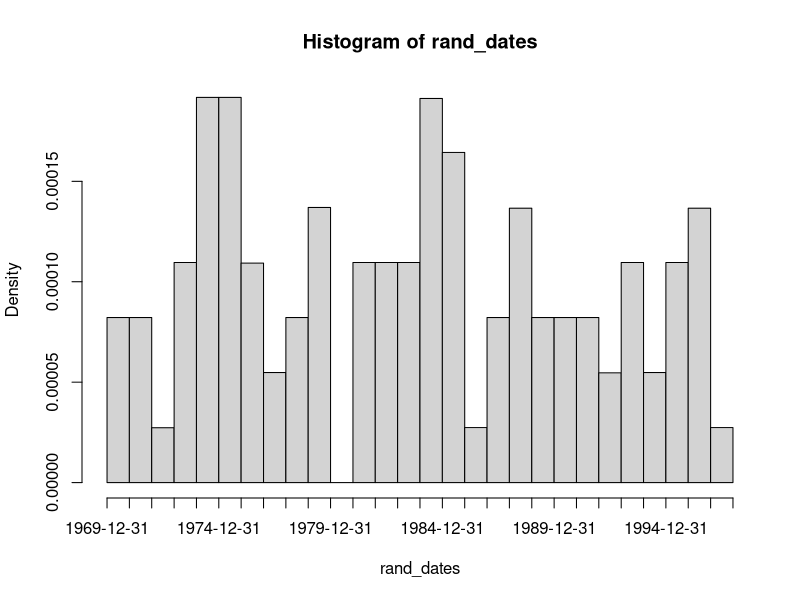

The R source for this figure:
## ---- chunk 1
knitr::opts_chunk$set(echo = TRUE)
## ---- chunk 2
Sys.Date() |> as.numeric()
#What date was exactly 10000 days after American Independence Day?
as.Date(10000, origin = "1776-07-04")
## ---- chunk 3
formats <- c("%Y-%d-%m", "%y/%m/%d", "%d%b%Y", "%d %B %y", "%m|%d (%Y)")
sapply(formats, function(s) format.Date("1776-07-04", format = s))
## ---- chunk 4
#An alternate way of solving the Independence Day question from earlier
as.Date("1776-07-04") + 10000
#What if we wanted the date 10000 days before instead?
as.Date("1776-07-04") - 10000
## ---- chunk 5
as.Date("1000-01-01") > as.Date("999-12-31")
"1000-01-01" > "999-12-31" #Optional exercise: can you explain why this happens?
## ---- chunk 6
#How many days ago was the new millennium?
Sys.Date() - as.Date("2000-01-01")
#Difftimes aren't restricted to integer numbers of days
as.difftime(10, units = "days")/(1:5)
## ---- chunk 7
meetings <- seq(from = Sys.Date()+7, to = Sys.Date()+6*31, by = "2 weeks") |> print()
## ---- chunk 8
rand_dates <- sample(10000, 100) |> as.Date() 
cut(rand_dates, breaks = "year") |> head()
## ---- chunk 9
hist(rand_dates, breaks = "year")
## ---- chunk 10
try(as.Date("1900-02-29"))
as.Date("2024-02-29")
## ---- chunk 11
as.Date(-1, origin = "0000-01-01")
## ---- chunk 12
as.Date("01-02-03")
## ---- chunk 13
library(lubridate)
day(meetings)
## ---- chunk 14
year(meetings) <- 2027
meetings
## ---- chunk 15
as.Date(sapply(c(ymd, ydm, myd, mdy, dmy, dym), function(f) f("01-02-03")))
